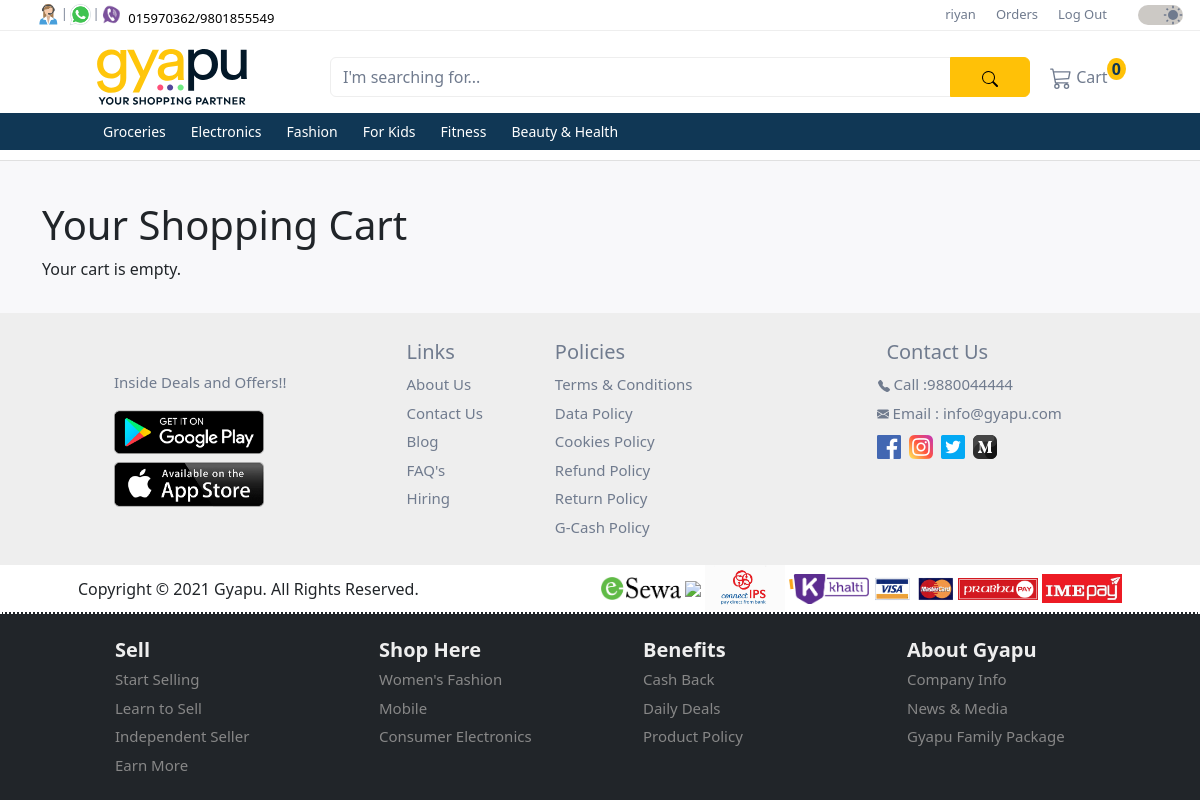
/carts/ (signed in), run on an earlier commit of the app's database.
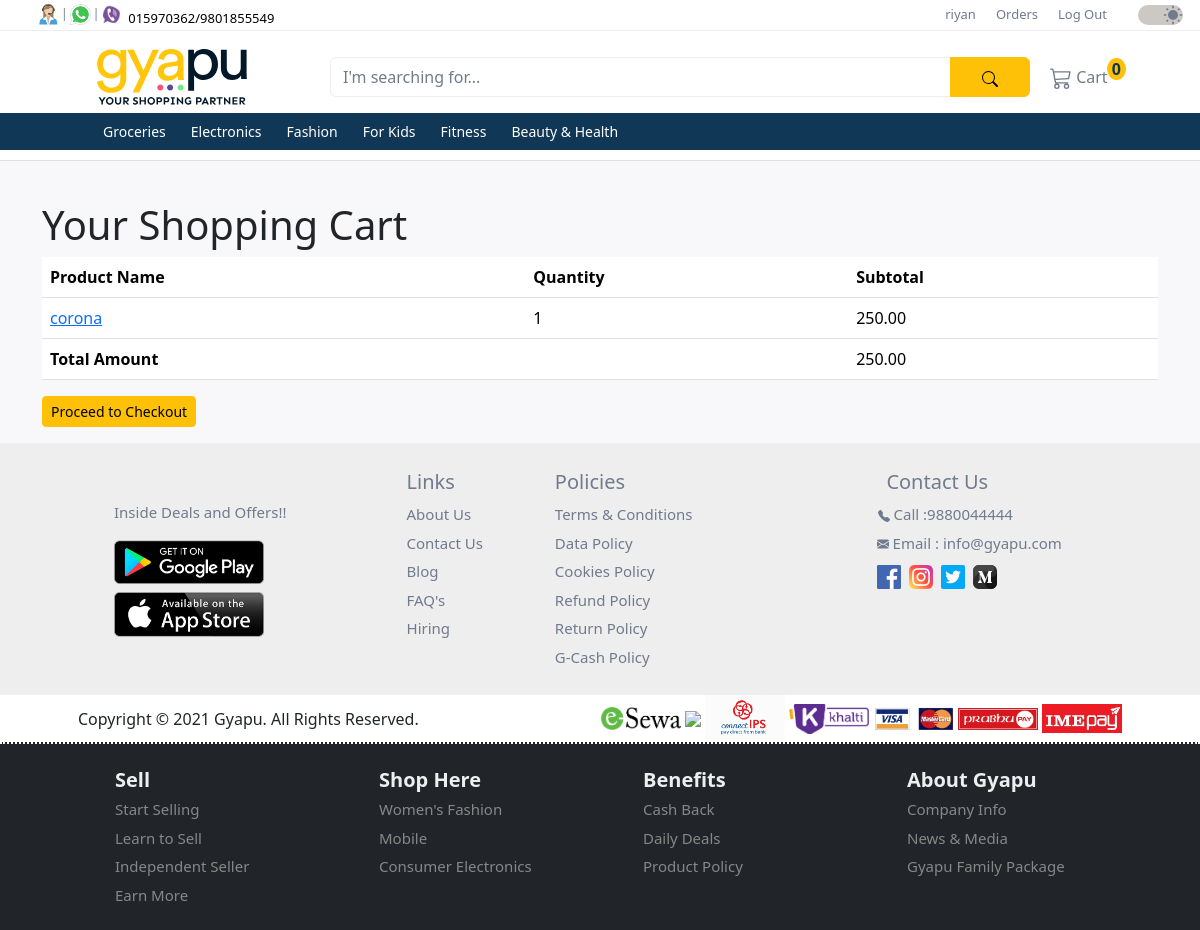
And on a later commit of the database.
### user/models.py (models this page shows, shortened)
class CustomUser(AbstractUser):
  id = models.UUIDField(
    primary_key = True,
    default = uuid.uuid4,
    editable = False
  )
  full_name = models.CharField(max_length=50, default='Default Name')
  mobile = models.CharField(max_length=10, blank=False, null=False)

### products/models.py (models this page shows, shortened)
class Category(models.Model):
  id = models.UUIDField(
    primary_key = True,
    default = uuid.uuid4,
    editable = False
  )
  name = models.CharField(max_length=255)
  description = models.TextField(blank=True)
  parent = models.ForeignKey('self', on_delete=models.CASCADE, null=True, blank=True, related_name='children')
  class Meta:
    verbose_name_plural = 'Categories'

class Product(models.Model):
  id = models.UUIDField(
    primary_key = True,
    default = uuid.uuid4,
    editable = False
  )
  name = models.CharField(max_length=255)
  description = models.TextField()
  price = models.DecimalField(max_digits=10, decimal_places=2)
  discount_percentage = models.PositiveSmallIntegerField(default=0, validators=[MaxValueValidator(100)])
  stock = models.IntegerField(default=0, validators=[MinValueValidator(0)])
  category = models.ForeignKey(Category, on_delete=models.SET_NULL, null=True, related_name='products')
  store = models.ForeignKey(User, on_delete=models.CASCADE, limit_choices_to={'groups__name': 'store'}, default='')
  is_deleted = models.BooleanField(default=False) #soft deletion flag

### carts/models.py (models this page shows, shortened)
class CartItem(models.Model):
  id = models.UUIDField(
    primary_key = True,
    default = uuid.uuid4,
    editable = False
  )
  cart = models.ForeignKey(Cart, related_name='items', on_delete=models.CASCADE)
  product = models.ForeignKey(Product, on_delete=models.CASCADE)
  quantity = models.PositiveIntegerField(default=1)
  price = models.DecimalField(max_digits=10, decimal_places=2)
  discount_percentage = models.PositiveSmallIntegerField(default=0, validators=[MaxValueValidator(100)])
  def subtotal(self):
    return self.quantity * (self.price - ((self.price * self.discount_percentage) / 100))

### carts/views.py (the view)
# urls.py: path('', CartDetailView.as_view(), name='cart_detail'),
class CartDetailView(LoginRequiredMixin, CustomerGroupRequiredMixin, ListView):
  template_name = 'carts/cart_detail.html'
  context_object_name = 'cart_items'
  def get_queryset(self):
    if hasattr(self.request.user, 'cart'):
      return self.request.user.cart.items.all()
    else:
      return CartItem.objects.none()
  def get_context_data(self, **kwargs):
    context = super().get_context_data(**kwargs)
    if hasattr(self.request.user, 'cart'):
      cart = self.request.user.cart
      context['cart_total'] = sum(item.subtotal() for item in self.request.user.cart.items.all())
    return context

### carts/templates/carts/cart_detail.html (shortened to what this page needs)
{% extends '_base.html' %}
{% block content %}
  <h1>Your Shopping Cart</h1>
  {% if cart_items %}
    <table class="table">
      <thead>
        <tr>
          <th>Product Name</th>
          <th>Quantity</th>
          <th>Subtotal</th>
        </tr>
      </thead>
      <tbody>
        {% for item in cart_items %}
          <tr>
            <td><a href="{% url 'cart_item_detail' item.pk %}">{{ item.product.name }}</a></td>
            <td>{{ item.quantity }}</td>
            <td>{{ item.subtotal }}</td>
          </tr>
        {% endfor %}
      </tbody>
      <tfoot>
        <tr>
          <th>Total Amount</th>
          <td colspan="1"></td>
          <td> {{ cart_total }} </td>
        </tr>
      </tfoot>
    </table>
    <a href="{% url 'checkout' %}" class="btn btn-sm btn-warning">Proceed to Checkout</a>
  {% else %}
    <p>Your cart is empty.</p>
  {% endif %}
{% endblock %}

### user/templates/_base.html (shortened to what this page needs)
{% load static %}
<!DOCTYPE html>
<html lang="en">
<head>
  <link href="https://cdn.jsdelivr.net/npm/bootstrap@5.3.2/dist/css/bootstrap.min.css" rel="stylesheet">
  <link rel="stylesheet" href="{% static 'css/style.css' %}">
</head>
<body>
  {% include 'homepage/upper_navbar.html' %}
  {% include 'homepage/lower_navbar.html' %}
  <section class="feature-list pb-3">
    <div class="top-picks">
      <div class="container mt-3">
        {% block content %}
        {% endblock %}
      </div>
    </div>
  </section>
  {% include 'homepage/footer.html' %}
</body>
</html>

### user/templates/homepage/upper_navbar.html (shortened to what this page needs)
{% load static %}
<nav class="navbar navbar-expand-lg first-nav">
  <div class="container-fluid d-flex">
    <div class="contact-icons ms-4 d-none d-lg-block">
      <div class="d-flex">
        <div class="d-flex">
          <div class="tooltip px-0">
            <img src="{% static "images/icons/contact.svg" %}" alt="phone">
          </div>
          <span class="pt-1">|</span>
        </div>
        <div class="d-flex">
          <div class="tooltip px-0">
            <img src="{% static "images/icons/whatsapp.png" %}" alt="whatsapp">
          </div>
          <span class="pt-1">|</span>
        </div>
        <div>
          <div class="tooltip px-0">
            <img src="{% static "images/icons/viber.png" %}" alt="viber">
          </div>
        </div>
        <div class="mt-1">
          <a class="phone-number ps-1" href="#">
            015970362/9801855549
          </a>
        </div>
      </div>
    </div>
    <div class="menu flex-grow-1">
      <div class="collapse navbar-collapse justify-content-end" id="collapsibleNavbar">
        <ul class="navbar-nav">
          {% if user.is_authenticated %}
            <li class="nav-item">
              <a href="{% url 'profile_detail' %}">{{ user.username }}</a>
            </li>
            <li class="nav-item">
              <a href="{% url 'order_list' %}">Orders</a>
            </li>
            <li class="nav-item">
              <a href="{% url 'account_logout' %}">Log Out</a>
            </li>
          {% else %}
            <li class="nav-item">
              <a class="nav-link py-0" href="{% url 'store_login' %}">Sell Your Product</a>
            </li>
          {% endif %}
        </ul>
      </div>
    </div>
    <div class="accessibilities">
      <div class="d-flex justify-content-end">
        <div class="switch">
          <div class="form-check form-switch ms-3">
            <input class="form-check-input" type="checkbox" id="toggleswitch" value="yes" checked>
          </div>
        </div>
      </div>
    </div>
  </div>
</nav>

### user/templates/homepage/lower_navbar.html (shortened to what this page needs)
{% load static %}
<nav class="navbar navbar-expand-xl d-flex flex-column second-nav" id="secondNav">
  <div class="container">
    <div class="d-flex flex-row container-fluid gyapu-head">
      <a class="navbar-brand" href="
        {% if not user_belong_to_store %}
          {% url 'home' %}
        {% else %}
          {% url 'store_dashboard' %}
        {% endif %}
      ">
        <img class="img-fluid" id="gyapu-head" src="{% static "images/gyapu-header-lightmode.svg" %}" alt="gyapu brand logo">
      </a>
      <form class="input-group mt-3 mb-3">
        <input type="text" class="form-control" placeholder="I'm searching for...">
        <button class="btn btn-warning" type="submit">
        </button>
      </form>
    </div>
    <div class="collapse navbar-collapse" id="mynavbar">
      <ul class="navbar-nav me-auto">
        {% if not user_belong_to_store %}
        <li class="nav-item">
          <div class="tooltip">
            <a class="nav-link" href="{% url 'cart_detail' %}">
              Cart
              <sup class="bg-warning cart-number">0</sup>
            </a>
          </div>
        </li>
        {% endif %}
      </ul>
    </div>
  </div>
  <div class="dropdown-nav">
    <div class="container">
      <div class="collapse navbar-collapse" id="mynavbar">
        <ul class="navbar-nav">
          {% for category in categories %}
            <li class="nav-item dropdown">
              <a class="nav-link dropbtn" href="{% url 'product_by_category' category.name %}">{{ category.name }}</a>
            </li>
          {% endfor %}
        </ul>
      </div>
    </div>
  </div>
</nav>

### user/templates/homepage/footer.html (shortened to what this page needs)
{% load static %}
<footer>
  <div class="contacts">
    <div class="container">
      <div class="d-flex flex-wrap">
        <div class="playstore d-flex justify-content-center align-self-center flex-column mx-5 px-4">
          <p>Inside Deals and Offers!!</p>
          <div class="googleplay">
            <a href="#">
              <img src="{% static "images/googleplay.png" %}">
            </a>
          </div>
          <div class="appstore mt-2">
            <a href="#">
              <img src="{% static "images/appstore.png" %}">
            </a>
          </div>
        </div>
        <div class="links py-4 px-5">
          <p class="contact-head">Links</p>
          <ul class="list-group">
            <li class="list-group-item">
              <a href="#">About Us</a>
            </li>
            <li class="list-group-item">
              <a href="#">Contact Us</a>
            </li>
            <li class="list-group-item">
              <a href="#">Blog</a>
            </li>
            <li class="list-group-item">
              <a href="#">FAQ's</a>
            </li>
            <li class="list-group-item">
              <a href="#">Hiring</a>
            </li>
          </ul>
        </div>
        <div class="policies py-4 px-4">
          <p class="contact-head">Policies</p>
          <ul class="list-group">
            <li class="list-group-item">
              <a href="#">Terms & Conditions</a>
            </li>
            <li class="list-group-item">
              <a href="#">Data Policy</a>
            </li>
            <li class="list-group-item">
              <a href="#">Cookies Policy</a>
            </li>
            <li class="list-group-item">
              <a href="#">Refund Policy</a>
            </li>
            <li class="list-group-item">
              <a href="#">Return Policy</a>
            </li>
            <li class="list-group-item">
              <a href="#">G-Cash Policy</a>
            </li>
          </ul>
        </div>
        <div class="contact-us flex-grow-1 py-4 px-4">
          <p class="contact-head d-flex justify-content-center">Contact Us</p>
          <ul class="list-group">
            <li class="list-group-item d-flex justify-content-center ms-3">
              <a href="#">
                Call :9880044444
              </a>
            </li>
            <li class="list-group-item d-flex justify-content-center ms-5 ps-3">
              <a href="#">
                Email : info@gyapu.com</a>
            </li>
            <li class="list-group-item d-flex justify-content-center">
              <a href="#" class="p-1">
                <img src="{% static "images/icons/facebook.png" %}">
              </a>
              <a href="#" class="p-1">
                <img src="{% static "images/icons/instagram.png" %}">
              </a>
              <a href="#" class="p-1">
                <img src="{% static "images/icons/twitter.png" %}">
              </a>
              <a href="#" class="p-1">
                <img src="{% static "images/icons/medium.png" %}">
              </a>
            </li>
          </ul>
        </div>
      </div>
    </div>
  </div>
  <div class="mid-footer">
    <div class="container-md px-5">
      <div class="d-flex align-items-center justify-content-between flex-wrap flex-sm-row-reverse">
        <div class="digital-pay">
          <img src="{% static "images/logos/esewa.jpg" %}">
          <img src="{% static "images/logos/fonepay.com-3905626534" %}">
          <img src="{% static "images/logos/ips.jpg" %}">
          <img src="{% static "images/logos/khalti.png" %}">
          <img src="{% static "images/logos/visa.webp" %}">
          <img src="{% static "images/logos/prabhupay.png" %}">
          <img src="{% static "images/logos/ime.jpg" %}">
        </div>
        <div class="copyright">
          <p class="mb-0">Copyright © 2021 Gyapu. All Rights Reserved.</p>
        </div>
      </div>
    </div>
  </div>
  <div class="sitemap">
    <div class="container p-3">
      <div class="row ps-5 ms-3">
        <div class="col-6 col-xl-3">
          <p class="sitemap-head">Sell</p>
          <ul class="list-group">
            <li class="list-group-item">
              <a href="#">Start Selling</a>
            </li>
            <li class="list-group-item">
              <a href="#">Learn to Sell</a>
            </li>
            <li class="list-group-item">
              <a href="#">Independent Seller</a>
            </li>
            <li class="list-group-item">
              <a href="#">Earn More</a>
            </li>
          </ul>
        </div>
        <div class="col-6 col-xl-3">
          <p class="sitemap-head">Shop Here</p>
          <ul class="list-group">
            <li class="list-group-item">
              <a href="#">Women's Fashion</a>
            </li>
            <li class="list-group-item">
              <a href="#">Mobile</a>
            </li>
            <li class="list-group-item">
              <a href="#">Consumer Electronics</a>
            </li>
          </ul>
        </div>
        <div class="col-6 col-xl-3">
          <p class="sitemap-head">Benefits</p>
          <ul class="list-group">
            <li class="list-group-item">
              <a href="#">Cash Back</a>
            </li>
            <li class="list-group-item">
              <a href="#">Daily Deals</a>
            </li>
            <li class="list-group-item">
              <a href="#">Product Policy</a>
            </li>
          </ul>
        </div>
        <div class="col-6 col-xl-3">
          <p class="sitemap-head">About Gyapu</p>
          <ul class="list-group">
            <li class="list-group-item">
              <a href="#">Company Info</a>
            </li>
            <li class="list-group-item">
              <a href="#">News & Media</a>
            </li>
            <li class="list-group-item">
              <a href="#">Gyapu Family Package</a>
            </li>
          </ul>
        </div>
      </div>
    </div>
  </div>
</footer>

What changed in the data, as far as the page shows it:
added CartItem: product.name "corona", quantity "1", subtotal "250.00"
Also different on the page:
{{ cart_total }}: (not shown) → "250.00"
text no longer shown: "Your cart is empty."
text now shown: "Product Name Quantity Subtotal Total Amount Proceed to Checkout"
